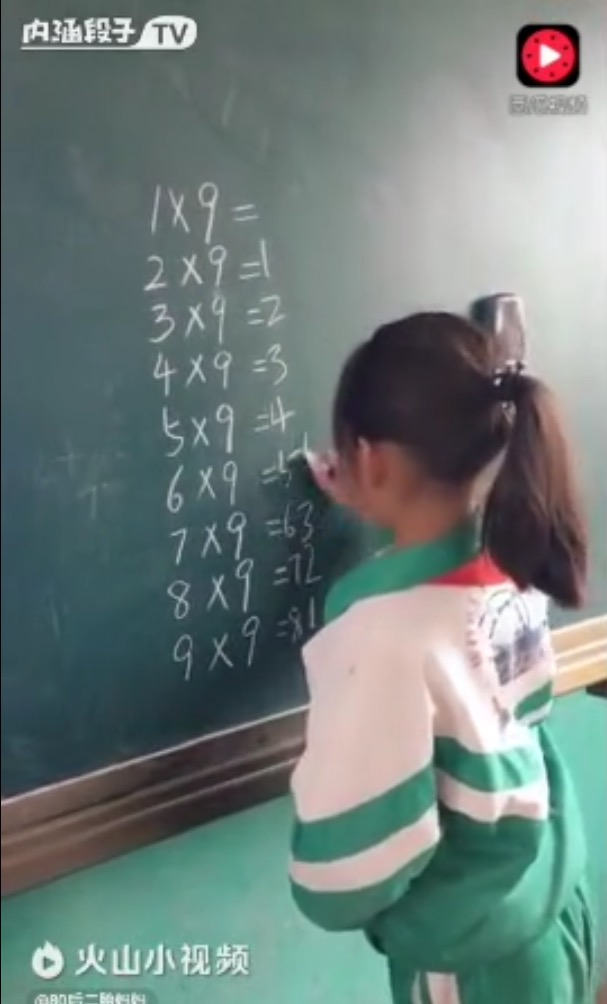
#> input picture logo_detect/TODO/duanzi01.png, 607 x 1004 px, found by its file name
$ python util.py   (Python 2 division)
#> lines starting #> are read from the running program, lines starting #| are printed output that depends on the picture
# coding: utf-8
import time
from functools import wraps

import cv2
import os

from logo_detect.settings import TEMPLATE_BASE, TEST_CASE_BASE, TODO_BASE


def template(name):
#> called with name = 'duanzi01.png'
    return cv2.imread(os.path.join(TEMPLATE_BASE, name), 0)
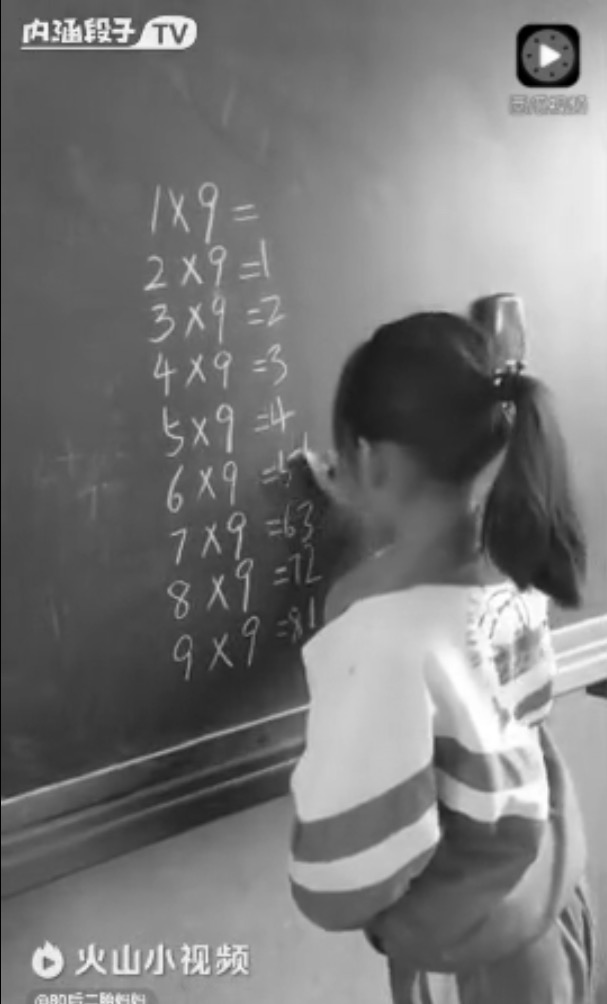
#> returned value: shape (1004, 607); min 0, max 255, mean 120.7


def template_complete(name):
    return cv2.imread(os.path.join(TEMPLATE_BASE, name), cv2.IMREAD_UNCHANGED)


def test_case(name):
    return cv2.imread(os.path.join(TEST_CASE_BASE, name), 0)


def todo_case(name):
    return cv2.imread(os.path.join(TODO_BASE, name), 0)


def time_use(func):
    @wraps(func)
    def wrapper(*args, **kwargs):
        t1 = time.time()
        result = func(*args, **kwargs)
        t2 = time.time()
        print func.__name__ + " time use " + str(t2 - t1)
        return result

    return wrapper


def paint_logo(img, top_left=None, bottom_right=None):
    """
    在原图上勾勒出logo
    :param img:
    :param top_left:
    :param bottom_right:
    :return:
    """
    from matplotlib import pyplot as plt

    if top_left and bottom_right:
        cv2.rectangle(img, top_left, bottom_right, 255, 2)
    plt.imshow(img)
    plt.title('Detected Point'), plt.xticks([]), plt.yticks([])
    plt.show()


def paint_logos(img, locations):
    from matplotlib import pyplot as plt
    for top_left, bottom_right in locations:
        cv2.rectangle(img, top_left, bottom_right, 255, 2)
    plt.imshow(img)
    plt.title('Detected Point'), plt.xticks([]), plt.yticks([])
    plt.show()


if __name__ == '__main__':
    temp = template("duanzi01.png")
    paint_logo(temp)
